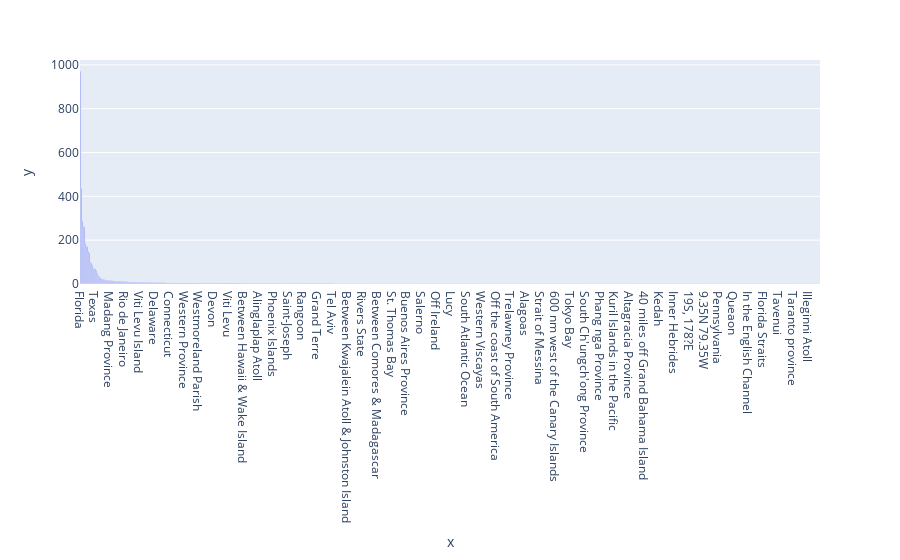

The cell this chart's notebook holds for it:
### Code cell
fig.show()

### Figure 1 — Plotly figure (JSON) as saved in the notebook; plotly's stock layout.template omitted (floating-point values rounded to 4 significant figures; data arrays with more than 128 entries replaced by an {"elided": "..."} marker saying what was removed)
{"data": [{"alignmentgroup": "True", "hovertemplate": "x=%{x}<br>y=%{y}<extra></extra>", "legendgroup": "", "marker": {"color": "#636efa", "pattern": {"shape": ""}}, "name": "", "offsetgroup": "", "orientation": "v", "showlegend": false, "textposition": "auto", "type": "bar", "x": {"elided": "747 str values"}, "xaxis": "x", "y": {"elided": "747 int values"}, "yaxis": "y"}], "layout": {"barmode": "relative", "legend": {"tracegroupgap": 0}, "margin": {"t": 60}, "xaxis": {"anchor": "y", "domain": [0, 1], "title": {"text": "x"}}, "yaxis": {"anchor": "x", "domain": [0, 1], "title": {"text": "y"}}}}
